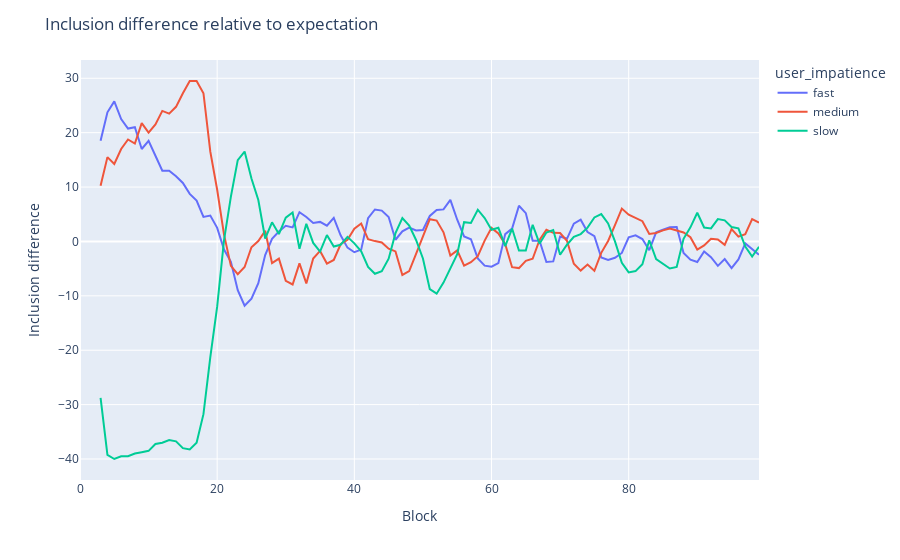

The notebook cell saved with this chart:
### Markdown cell above
Here is another way to look at it. Each round, we are spawning:

- 40% of very patient users, who choose the "slow" option in expert mode
- 35% of medium patient users, who choose the "medium" option in expert mode
- 25% of impatient users, who choose the "fast" option in expert mode

If these users all had as much chances of being included, we'd expect to see them in roughly the proportions described above in each block. Yet as the next plot shows us this is not the case at the very beginning.

### Code cell
import matplotlib.pyplot as plt
counts_df = user_txs_df[["block_height", "user_impatience", "basefee"]].groupby(
    ["block_height", "user_impatience"]
).count().unstack().fillna(0)
counts_df["total"] = sum([counts_df.iloc[:,i] for i in range(3)])
for i in range(3):
    counts_df.iloc[:,i] = counts_df.iloc[:,i] / counts_df["total"] * 100
expected_percent = [25, 35, 40]
for i in range(3):
    counts_df.iloc[:,i] = counts_df.iloc[:,i] - expected_percent[i]
pl = counts_df.iloc[:,0:3].rolling(window=4).mean()
pl.columns = pl.columns.droplevel(0)

fig = px.line(pl)
fig.update_layout(
    title = "Inclusion difference relative to expectation",
    xaxis_title = "Block",
    yaxis_title = "Inclusion difference"
)
fig

### Figure 1 — Plotly figure (JSON) as saved in the notebook; plotly's stock layout.template omitted (floating-point values rounded to 4 significant figures)
{"data": [{"hovertemplate": "user_impatience=fast<br>block_height=%{x}<br>value=%{y}<extra></extra>", "legendgroup": "fast", "line": {"color": "#636efa", "dash": "solid"}, "mode": "lines", "name": "fast", "orientation": "v", "showlegend": true, "type": "scatter", "x": [0, 1, 2, 3, 4, 5, 6, 7, 8, 9, 10, 11, 12, 13, 14, 15, 16, 17, 18, 19, 20, 21, 22, 23, 24, 25, 26, 27, 28, 29, 30, 31, 32, 33, 34, 35, 36, 37, 38, 39, 40, 41, 42, 43, 44, 45, 46, 47, 48, 49, 50, 51, 52, 53, 54, 55, 56, 57, 58, 59, 60, 61, 62, 63, 64, 65, 66, 67, 68, 69, 70, 71, 72, 73, 74, 75, 76, 77, 78, 79, 80, 81, 82, 83, 84, 85, 86, 87, 88, 89, 90, 91, 92, 93, 94, 95, 96, 97, 98, 99], "xaxis": "x", "y": [null, null, null, 18.5, 23.75, 25.75, 22.5, 20.75, 21, 17, 18.5, 15.75, 13, 13, 12, 10.75, 8.75, 7.5, 4.5, 4.75, 2.5, -1.5, -3.75, -8.951, -11.82, -10.51, -7.691, -2.493, 0.4827, 1.812, 2.886, 2.584, 5.379, 4.486, 3.398, 3.596, 2.891, 4.333, 1.128, -1.137, -1.98, -1.499, 4.27, 5.874, 5.665, 4.492, 0.3116, 1.866, 2.546, 2.027, 2.093, 4.682, 5.77, 5.892, 7.629, 3.989, 0.9107, 0.4044, -3.129, -4.454, -4.647, -3.988, 1.351, 2.357, 6.557, 5.206, 0.1312, 0.1312, -3.771, -3.668, 0.9004, 0.4837, 3.266, 4.008, 1.721, 0.971, -2.946, -3.392, -3.01, -2.114, 0.776, 1.126, 0.446, -1.602, 1.681, 2.16, 2.603, 2.667, -2.125, -3.366, -3.791, -1.839, -2.899, -4.487, -3.245, -4.922, -3.297, -0.3702, -1.332, -2.448], "yaxis": "y"}, {"hovertemplate": "user_impatience=medium<br>block_height=%{x}<br>value=%{y}<extra></extra>", "legendgroup": "medium", "line": {"color": "#EF553B", "dash": "solid"}, "mode": "lines", "name": "medium", "orientation": "v", "showlegend": true, "type": "scatter", "x": [0, 1, 2, 3, 4, 5, 6, 7, 8, 9, 10, 11, 12, 13, 14, 15, 16, 17, 18, 19, 20, 21, 22, 23, 24, 25, 26, 27, 28, 29, 30, 31, 32, 33, 34, 35, 36, 37, 38, 39, 40, 41, 42, 43, 44, 45, 46, 47, 48, 49, 50, 51, 52, 53, 54, 55, 56, 57, 58, 59, 60, 61, 62, 63, 64, 65, 66, 67, 68, 69, 70, 71, 72, 73, 74, 75, 76, 77, 78, 79, 80, 81, 82, 83, 84, 85, 86, 87, 88, 89, 90, 91, 92, 93, 94, 95, 96, 97, 98, 99], "xaxis": "x", "y": [null, null, null, 10.25, 15.5, 14.25, 17, 18.75, 18, 21.75, 20.0, 21.5, 24, 23.5, 24.75, 27.25, 29.5, 29.5, 27.25, 16.5, 9.5, 1.25, -4.5, -6.012, -4.703, -1.069, 0.08312, 1.954, -3.998, -3.168, -7.25, -7.914, -4.032, -7.715, -3.131, -1.742, -4.067, -3.406, -0.521, 0.292, 2.339, 3.301, 0.4163, 0.06625, -0.1751, -1.329, -1.831, -6.163, -5.45, -2.301, 1.046, 4.082, 3.832, 1.674, -2.589, -1.633, -4.461, -3.805, -2.709, 0.1564, 2.496, 1.458, -0.4925, -4.73, -4.903, -3.552, -3.188, 0.2838, 2.138, 1.577, 1.539, 0.1176, -4.1, -5.36, -4.255, -5.389, -2.089, 0.09339, 2.995, 6.042, 4.916, 4.325, 3.73, 1.379, 1.568, 2.031, 2.377, 2.015, 1.645, 0.7742, -1.482, -0.7244, 0.4984, 0.3705, -0.6269, 2.261, 0.8864, 1.325, 4.114, 3.444], "yaxis": "y"}, {"hovertemplate": "user_impatience=slow<br>block_height=%{x}<br>value=%{y}<extra></extra>", "legendgroup": "slow", "line": {"color": "#00cc96", "dash": "solid"}, "mode": "lines", "name": "slow", "orientation": "v", "showlegend": true, "type": "scatter", "x": [0, 1, 2, 3, 4, 5, 6, 7, 8, 9, 10, 11, 12, 13, 14, 15, 16, 17, 18, 19, 20, 21, 22, 23, 24, 25, 26, 27, 28, 29, 30, 31, 32, 33, 34, 35, 36, 37, 38, 39, 40, 41, 42, 43, 44, 45, 46, 47, 48, 49, 50, 51, 52, 53, 54, 55, 56, 57, 58, 59, 60, 61, 62, 63, 64, 65, 66, 67, 68, 69, 70, 71, 72, 73, 74, 75, 76, 77, 78, 79, 80, 81, 82, 83, 84, 85, 86, 87, 88, 89, 90, 91, 92, 93, 94, 95, 96, 97, 98, 99], "xaxis": "x", "y": [null, null, null, -28.75, -39.25, -40, -39.5, -39.5, -39, -38.75, -38.5, -37.25, -37, -36.5, -36.75, -38, -38.25, -37, -31.75, -21.25, -12, 0.25, 8.25, 14.96, 16.52, 11.57, 7.608, 0.5394, 3.516, 1.356, 4.364, 5.33, -1.347, 3.229, -0.2666, -1.854, 1.176, -0.9276, -0.6071, 0.8447, -0.3597, -1.802, -4.687, -5.94, -5.49, -3.163, 1.519, 4.297, 2.904, 0.274, -3.139, -8.764, -9.602, -7.566, -5.04, -2.356, 3.55, 3.401, 5.837, 4.297, 2.151, 2.53, -0.8585, 2.373, -1.654, -1.654, 3.057, -0.415, 1.633, 2.091, -2.439, -0.6013, 0.8343, 1.352, 2.534, 4.418, 5.035, 3.299, 0.01455, -3.927, -5.692, -5.451, -4.176, 0.2227, -3.25, -4.191, -4.98, -4.682, 0.4809, 2.592, 5.273, 2.564, 2.401, 4.116, 3.872, 2.66, 2.41, -0.9551, -2.782, -0.9963], "yaxis": "y"}], "layout": {"autosize": true, "legend": {"title": {"text": "user_impatience"}, "tracegroupgap": 0}, "margin": {"t": 60}, "title": {"text": "Inclusion difference relative to expectation"}, "xaxis": {"anchor": "y", "autorange": true, "domain": [0, 1], "range": [0, 99], "title": {"text": "Block"}, "type": "linear"}, "yaxis": {"anchor": "x", "autorange": true, "domain": [0, 1], "range": [-43.86, 33.36], "title": {"text": "Inclusion difference"}, "type": "linear"}}}
